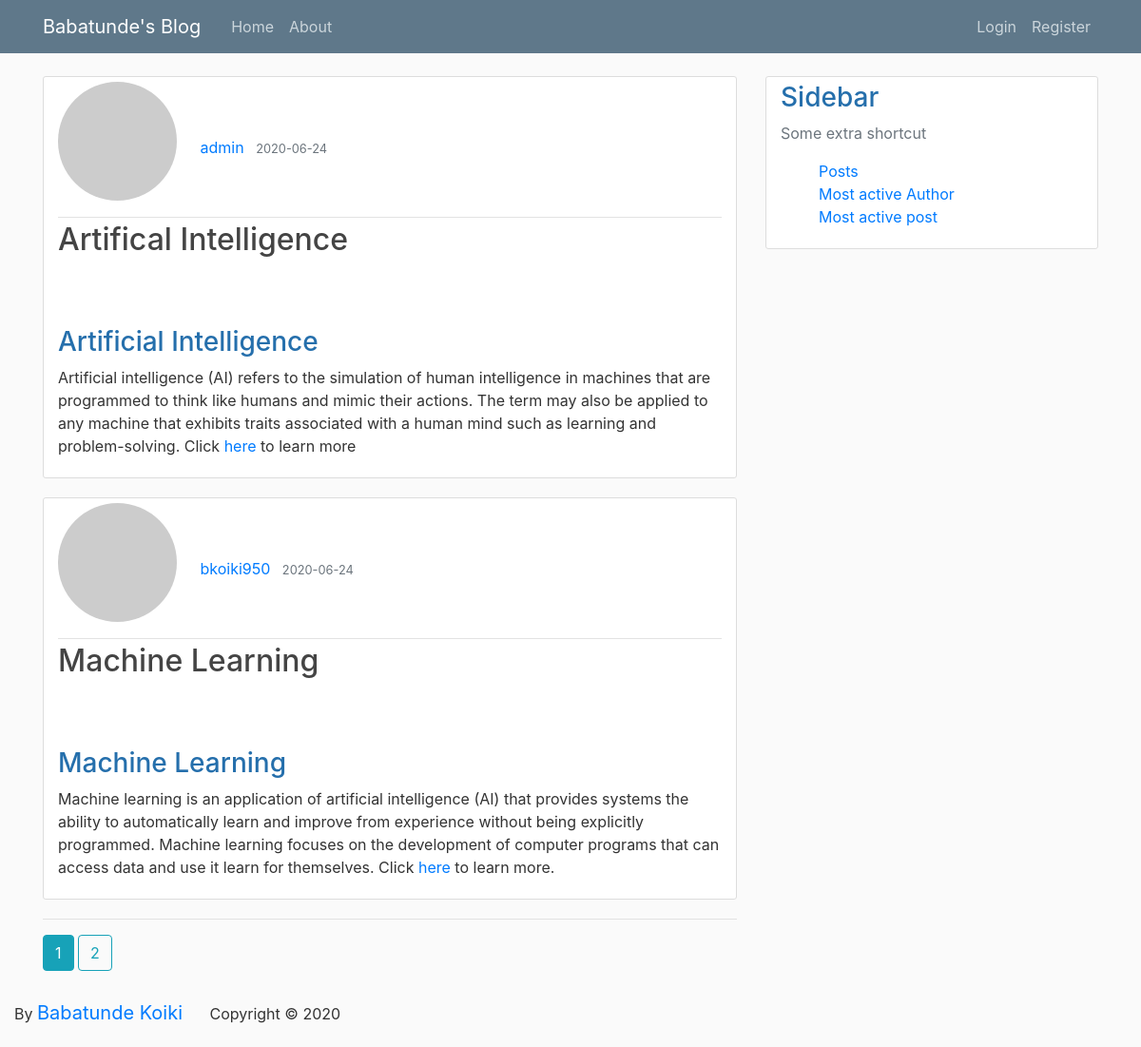
Page /home/ on the earlier database version.
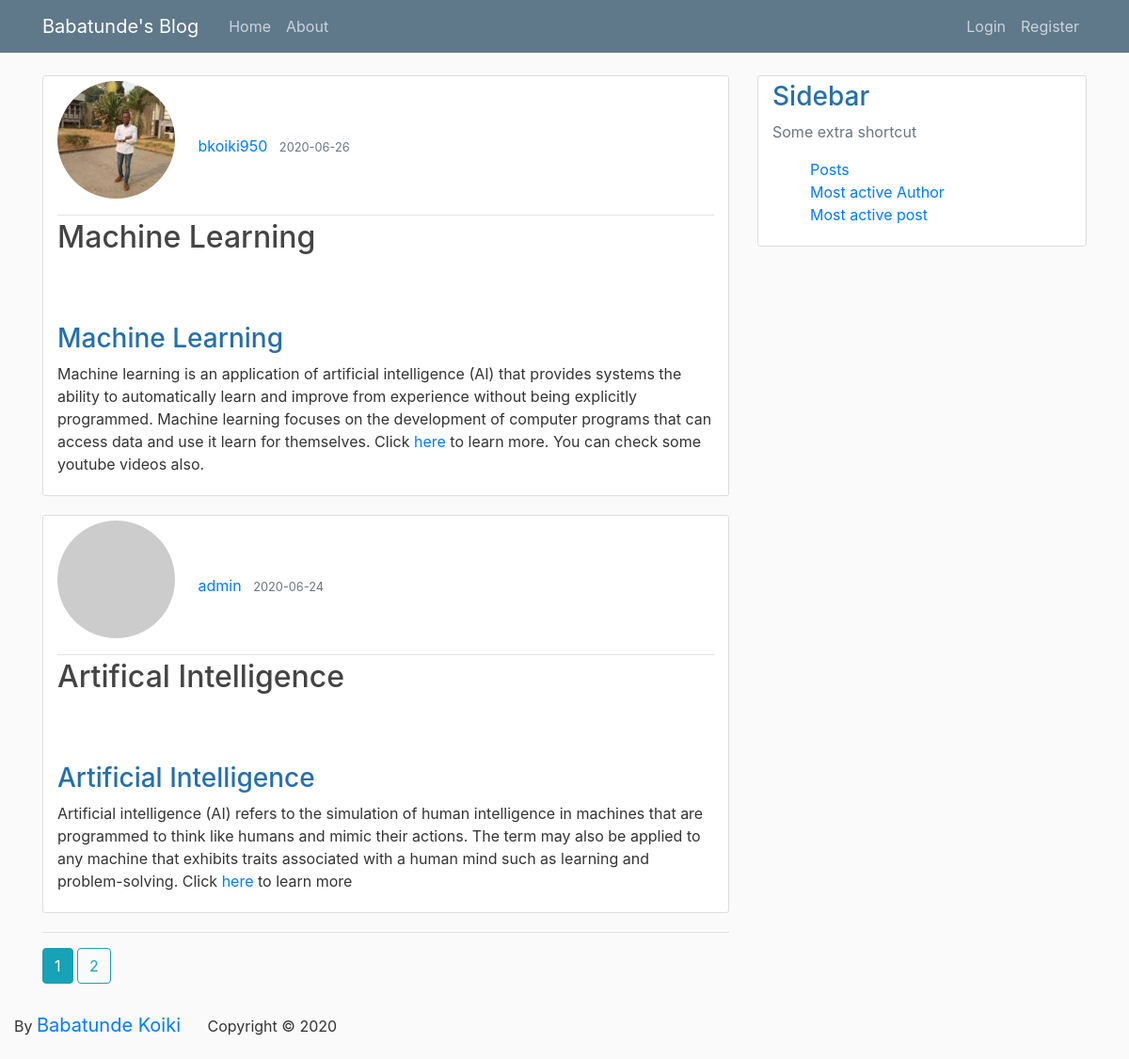
Same page on the later database version.
### coreyblog/models.py (models this page shows, shortened)
class Post(db.Model):
    id = db.Column(db.Integer, primary_key=True)
    title=db.Column(db.String(100), nullable=False)
    date_posted=db.Column(db.DateTime, nullable=False, default=datetime.utcnow)
    content=db.Column(db.Text, nullable=False)
    user_id = db.Column(db.Integer, db.ForeignKey('user.id'), nullable=False)
    body_html = db.Column(db.Text)
    comments = db.relationship('Comment', backref='post', lazy=True)

class User(db.Model, UserMixin):
    id = db.Column(db.Integer, primary_key=True)
    username=db.Column(db.String(20), unique=True, nullable=False)
    email = db.Column(db.String(120), unique=True ,nullable=False)
    password=db.Column(db.String(60), nullable=False)
    image_file=db.Column(db.String(20), nullable=False, default='default.jpg')
    posts = db.relationship('Post', backref='author', lazy=True)
    comments = db.relationship('Comment', backref='author', lazy='dynamic')
    def gravatar(self, size=100, default='identicon', rating='g'):
        if request.is_secure:
            url = 'https://secure.gravatar.com/avatar'
        else:
            url = 'http://www.gravatar.com/avatar'
        hash_ = hashlib.md5(self.email.encode('utf-8')).hexdigest()
        return '{url}/{hash_}?s={size}&d={default}&r={rating}'.format(
                                                            url=url,
                                                            hash_=hash_,
                                                            size=size,
                                                            default=default,
                                                            rating=rating)

### coreyblog/routes.py (the view)
@app.route('/')
@app.route('/home/')
def home():
    page = request.args.get('page', 1, type=int)
    all_posts = Post.query.order_by(Post.date_posted.desc()).\
                                    paginate(page=page, per_page=2)
    return render_template('home.html',
                            all_posts=all_posts)

### coreyblog/templates/home.html (shortened to what this page needs)
{% extends 'layout.html' %}
{% block content %}
    {% for post in all_posts.items %}
        <article class="media content-section">
            <div class="media-body">
                <div class="article-metadata">
                    {% if post.author.image_file == 'default.jpg' %}
                        <img class="rounded-circle account-img" src="{{ post.author.gravatar() }}" alt="profile pics" sizes="150" srcset="">
                    {% else %}
                        <img class="rounded-circle account-img" src="{{ url_for('static', filename='img/'+post.author.image_file) }}" alt="" sizes="150" srcset="">
                    {% endif %}
                    {% if post.author == current_user %}
                        <a class="mr-2" href="{{ url_for('account') }}">{{ current_user.username }}</a>
                    {% else %}
                        <a class="mr-2" href="{{ url_for('profile', user=post.author.username) }}">{{ post.author.username }}</a>
                    {% endif %}
                    <small class="text-muted">{{ post.date_posted.strftime('%Y-%m-%d') }}</small>
                </div>
                <h2><a href="{{ url_for('viewblog', id=post.id) }}" class="article-title">{{ post.title}}</a></h2>
                <p class="article-content">
                    {% if post.body_html %}
                        {{ post.body_html | safe }}
                    {% else %}
                        {{ post.content }}
                    {% endif %}
                </p>
            </div>
        </article>
    {% endfor %}
    <hr>
    {% for page_num in all_posts.iter_pages(left_edge=1, right_edge=1, left_current=1, right_current=2) %}
        {% if page_num %}
            {% if all_posts.page == page_num %}
                <a class="btn btn-info mb-4" href="{{ url_for('home', page=page_num) }}">{{ page_num }}</a>
            {% else %}
                <a class="btn btn-outline-info mb-4" href="{{ url_for('home', page=page_num) }}">{{ page_num }}</a>
            {% endif %}
        {% else %}
            ...
        {% endif %}
            {% endfor %}
{% endblock %}

Differences in the rows shown:
changed Post "Machine Learning": image_file: picture added; date_posted "2020-06-24" → "2020-06-26"; body_html "…here to learn more." → "…here to learn more. You can check some youtube videos also."; image_file: picture removed; moves up the list
